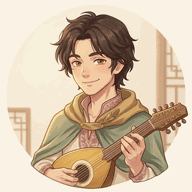
#> input picture assets/art/expressions/luca_smile.png, 192 x 192 px
$ python add_expression_guests.py
#> lines starting #> are read from the running program, lines starting #| are printed output that depends on the picture
# -*- coding: utf-8 -*-
"""
add_expression_guests.py
Crops expression avatars to 144x192 without altering background colors,
generates .meta files, and adds the 5 characters to guests.json, orders.json, and corpus.json.
"""
import json
import os
import uuid
from PIL import Image

ROOT = os.path.dirname(os.path.dirname(__file__))
EXP_DIR = os.path.join(ROOT, "assets", "art", "expressions")
GUEST_ART_DIR = os.path.join(ROOT, "assets", "art", "guests")
GUESTS_JSON = os.path.join(ROOT, "assets", "tables", "guests.json")
ORDERS_JSON = os.path.join(ROOT, "assets", "tables", "orders.json")
CORPUS_JSON = os.path.join(ROOT, "assets", "tables", "corpus.json")

GUEST_DEFS = [
    {
        "id": "guest_luca",
        "name": "游方乐师·卢卡",
        "src": "luca_smile.png",
        "dialog": "酒馆里太喧闹了，就想寻一味山野雨后青草泥土的清润草香佐琴。",
        "requiredTag": "草",
        "baseRewardCoin": 38,
        "rewardReputation": 1
    },
    {
        "id": "guest_arya",
        "name": "远行学者·艾莉亚",
        "src": "arya_smile.png",
        "dialog": "连夜整理草木考察札记，最盼着一缕如清晨微风般干干净净的清凉。",
        "requiredTag": "清新",
        "baseRewardCoin": 36,
        "rewardReputation": 1
    },
    {
        "id": "guest_hans",
        "name": "舶来客商·汉斯",
        "src": "hans_determined.png",
        "dialog": "船队远洋归航靠岸，就想带一味如壁炉烘晒般踏实温暖的暖意回家。",
        "requiredTag": "暖",
        "baseRewardCoin": 42,
        "rewardReputation": 1
    },
    {
        "id": "guest_mia",
        "name": "寻香少女·米娅",
        "src": "mia_happy.png",
        "dialog": "江南水乡集市上的甜果子真诱人，想挑一瓶水灵欢快的鲜果香带走。",
        "requiredTag": "果",
        "baseRewardCoin": 35,
        "rewardReputation": 1
    },
    {
        "id": "guest_jinyunu",
        "name": "戏班名伶·金玉奴",
        "src": "jinyunu_choke.png",
        "dialog": "今夜梨园有大戏开锣，登台前想寻一抹幽雅出尘的月下夜调伴我水袖起舞。",
        "requiredTag": "夜",
        "baseRewardCoin": 40,
        "rewardReputation": 1
    }
]

def step1_crop_images():
    print("=== Step 1: Cropping images to 144x192 (keeping original background) ===")
    for g in GUEST_DEFS:
        src_path = os.path.join(EXP_DIR, g["src"])
        dst_path = os.path.join(GUEST_ART_DIR, f"{g['id']}.png")
        meta_path = os.path.join(GUEST_ART_DIR, f"{g['id']}.png.meta")

        im = Image.open(src_path)
#> im is the input picture: PIL image 192x192 P; mean R, G, B 209.9, 189.1, 164.7
        w, h = im.size
#> w = 192; h = 192
        # Center crop width from 192 to 144, height remains 192
        left = (w - 144) // 2
#> left = 24
        cropped = im.crop((left, 0, left + 144, 192))
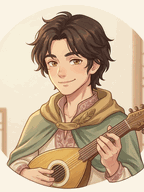
#> cropped: PIL image 144x192 P; mean R, G, B 199.4, 175.5, 148.8
        cropped.save(dst_path, format="PNG", optimize=True)
        print(f"Saved {dst_path} ({cropped.size}, {os.path.getsize(dst_path)} bytes)")
#| Saved assets/art/guests/guest_luca.png ((144, 192), 13122 bytes)

        # Create meta file
        base_uuid = str(uuid.uuid4())
        tex_uuid = f"{base_uuid}@6c48a"
        sf_uuid = f"{base_uuid}@f9941"
        nw, nh = 144, 192
        meta_data = {
            "ver": "1.0.27",
            "importer": "image",
            "imported": True,
            "uuid": base_uuid,
            "files": [".json", ".png"],
            "subMetas": {
                "6c48a": {
                    "importer": "texture",
                    "uuid": tex_uuid,
                    "displayName": g["id"],
                    "id": "6c48a",
                    "name": "texture",
                    "userData": {
                        "wrapModeS": "clamp-to-edge",
                        "wrapModeT": "clamp-to-edge",
                        "imageUuidOrDatabaseUri": base_uuid,
                        "isUuid": True,
                        "visible": False,
                        "minfilter": "linear",
                        "magfilter": "linear",
                        "mipfilter": "none",
                        "anisotropy": 0
                    },
                    "ver": "1.0.22",
                    "imported": True,
                    "files": [".json"],
                    "subMetas": {}
                },
                "f9941": {
                    "importer": "sprite-frame",
                    "uuid": sf_uuid,
                    "displayName": g["id"],
                    "id": "f9941",
                    "name": "spriteFrame",
                    "userData": {
                        "trimThreshold": 1,
                        "rotated": False,
                        "offsetX": 0,
                        "offsetY": 0,
                        "trimX": 0,
                        "trimY": 0,
                        "width": nw,
                        "height": nh,
                        "rawWidth": nw,
                        "rawHeight": nh,
                        "borderTop": 0,
                        "borderBottom": 0,
                        "borderLeft": 0,
                        "borderRight": 0,
                        "packable": True,
                        "pixelsToUnit": 100,
                        "pivotX": 0.5,
                        "pivotY": 0.5,
                        "meshType": 0,
                        "vertices": {
                            "rawPosition": [-nw // 2, -nh // 2, 0, nw // 2, -nh // 2, 0, -nw // 2, nh // 2, 0, nw // 2, nh // 2, 0],
                            "indexes": [0, 1, 2, 2, 1, 3],
                            "uv": [0, nh, nw, nh, 0, 0, nw, 0],
                            "nuv": [0, 0, 1, 0, 0, 1, 1, 1],
                            "minPos": [-nw // 2, -nh // 2, 0],
                            "maxPos": [nw // 2, nh // 2, 0]
                        },
                        "isUuid": True,
                        "imageUuidOrDatabaseUri": tex_uuid,
                        "atlasUuid": "",
                        "trimType": "auto"
                    },
                    "ver": "1.0.12",
                    "imported": True,
                    "files": [".json"],
                    "subMetas": {}
                }
            },
            "userData": {
                "type": "sprite-frame",
                "fixAlphaTransparencyArtifacts": False,
                "hasAlpha": False,
                "redirect": tex_uuid
            }
        }
        with open(meta_path, "w", encoding="utf-8") as f:
            json.dump(meta_data, f, indent=2)
        print(f"Created meta: {meta_path}")
#> pass 2 of the loop in step1_crop_images, `for g in GUEST_DEFS:`:
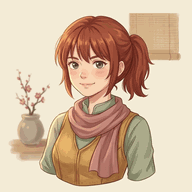
#> input picture assets/art/expressions/arya_smile.png, 192 x 192 px
#> in step1_crop_images, im is the input picture: PIL image 192x192 P; mean R, G, B 211.5, 185.1, 159.8
#> in step1_crop_images, `cropped = im.crop((left, 0, left + 144, 192))`:
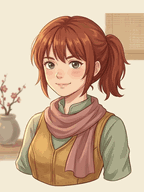
#> cropped: PIL image 144x192 P; mean R, G, B 202.3, 170.6, 144.3
#| Saved assets/art/guests/guest_arya.png ((144, 192), 11825 bytes)
#> pass 3 of the loop in step1_crop_images, `for g in GUEST_DEFS:`:
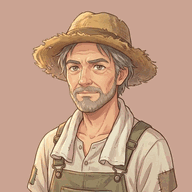
#> input picture assets/art/expressions/hans_determined.png, 192 x 192 px
#> in step1_crop_images, im is the input picture: PIL image 192x192 P; mean R, G, B 192.7, 156.3, 132.9
#> in step1_crop_images, `cropped = im.crop((left, 0, left + 144, 192))`:
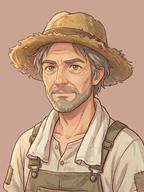
#> cropped: PIL image 144x192 P; mean R, G, B 190.1, 154.5, 129
#| Saved assets/art/guests/guest_hans.png ((144, 192), 12857 bytes)
#> the loop made 5 passes; the first 3 are shown

def step2_update_guests_and_orders():
    print("\n=== Step 2: Updating guests.json and orders.json ===")
#> (the run stopped early here; a loop or call above may not have finished)
